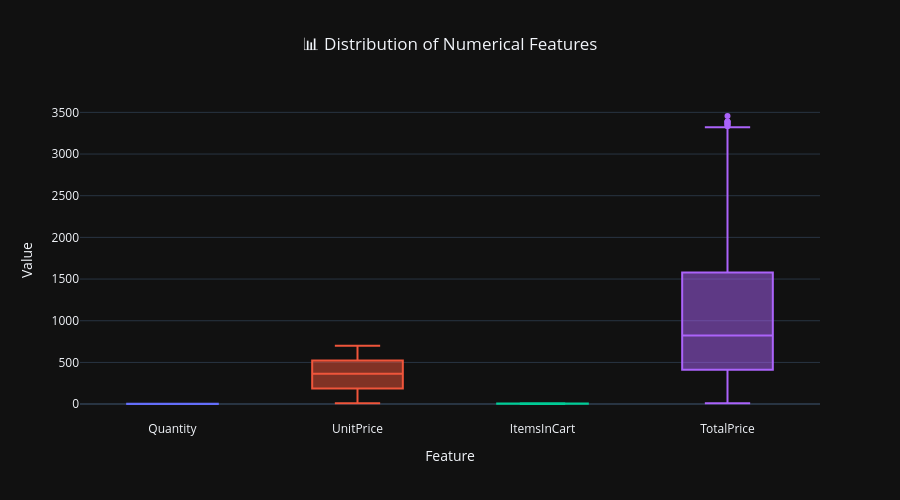

Notebook source saved alongside this figure:
### Code cell
import plotly.express as px

cols = ["Quantity", "UnitPrice", "ItemsInCart", "TotalPrice"]

# Convert to long format
df_melted = df[cols].melt(var_name="Feature", value_name="Value")

# Plot
fig = px.box(
    df_melted,
    x="Feature",
    y="Value",
    color="Feature",
    title="📊 Distribution of Numerical Features",
    points="outliers"   # show outliers
)

# Styling (Dark + Premium)
fig.update_layout(
    template="plotly_dark",
    title_x=0.5,
    height=500,
    width=900,
    showlegend=False
)

fig.show()

### Figure 1 — Plotly figure (JSON) as saved in the notebook; plotly's stock layout.template omitted (floating-point values rounded to 4 significant figures; data arrays with more than 128 entries replaced by an {"elided": "..."} marker saying what was removed)
{"data": [{"alignmentgroup": "True", "boxpoints": "outliers", "hovertemplate": "Feature=%{x}<br>Value=%{y}<extra></extra>", "legendgroup": "Quantity", "marker": {"color": "#636efa"}, "name": "Quantity", "notched": false, "offsetgroup": "Quantity", "orientation": "v", "showlegend": true, "type": "box", "x": {"elided": "1200 str values"}, "x0": " ", "xaxis": "x", "y": {"elided": "1200 float values"}, "y0": " ", "yaxis": "y"}, {"alignmentgroup": "True", "boxpoints": "outliers", "hovertemplate": "Feature=%{x}<br>Value=%{y}<extra></extra>", "legendgroup": "UnitPrice", "marker": {"color": "#EF553B"}, "name": "UnitPrice", "notched": false, "offsetgroup": "UnitPrice", "orientation": "v", "showlegend": true, "type": "box", "x": {"elided": "1200 str values"}, "x0": " ", "xaxis": "x", "y": {"elided": "1200 float values"}, "y0": " ", "yaxis": "y"}, {"alignmentgroup": "True", "boxpoints": "outliers", "hovertemplate": "Feature=%{x}<br>Value=%{y}<extra></extra>", "legendgroup": "ItemsInCart", "marker": {"color": "#00cc96"}, "name": "ItemsInCart", "notched": false, "offsetgroup": "ItemsInCart", "orientation": "v", "showlegend": true, "type": "box", "x": {"elided": "1200 str values"}, "x0": " ", "xaxis": "x", "y": {"elided": "1200 float values"}, "y0": " ", "yaxis": "y"}, {"alignmentgroup": "True", "boxpoints": "outliers", "hovertemplate": "Feature=%{x}<br>Value=%{y}<extra></extra>", "legendgroup": "TotalPrice", "marker": {"color": "#ab63fa"}, "name": "TotalPrice", "notched": false, "offsetgroup": "TotalPrice", "orientation": "v", "showlegend": true, "type": "box", "x": {"elided": "1200 str values"}, "x0": " ", "xaxis": "x", "y": {"elided": "1200 float values"}, "y0": " ", "yaxis": "y"}], "layout": {"boxmode": "overlay", "height": 500, "legend": {"title": {"text": "Feature"}, "tracegroupgap": 0}, "showlegend": false, "title": {"text": "📊 Distribution of Numerical Features", "x": 0.5}, "width": 900, "xaxis": {"anchor": "y", "categoryarray": ["Quantity", "UnitPrice", "ItemsInCart", "TotalPrice"], "categoryorder": "array", "domain": [0, 1], "title": {"text": "Feature"}}, "yaxis": {"anchor": "x", "domain": [0, 1], "title": {"text": "Value"}}}}
